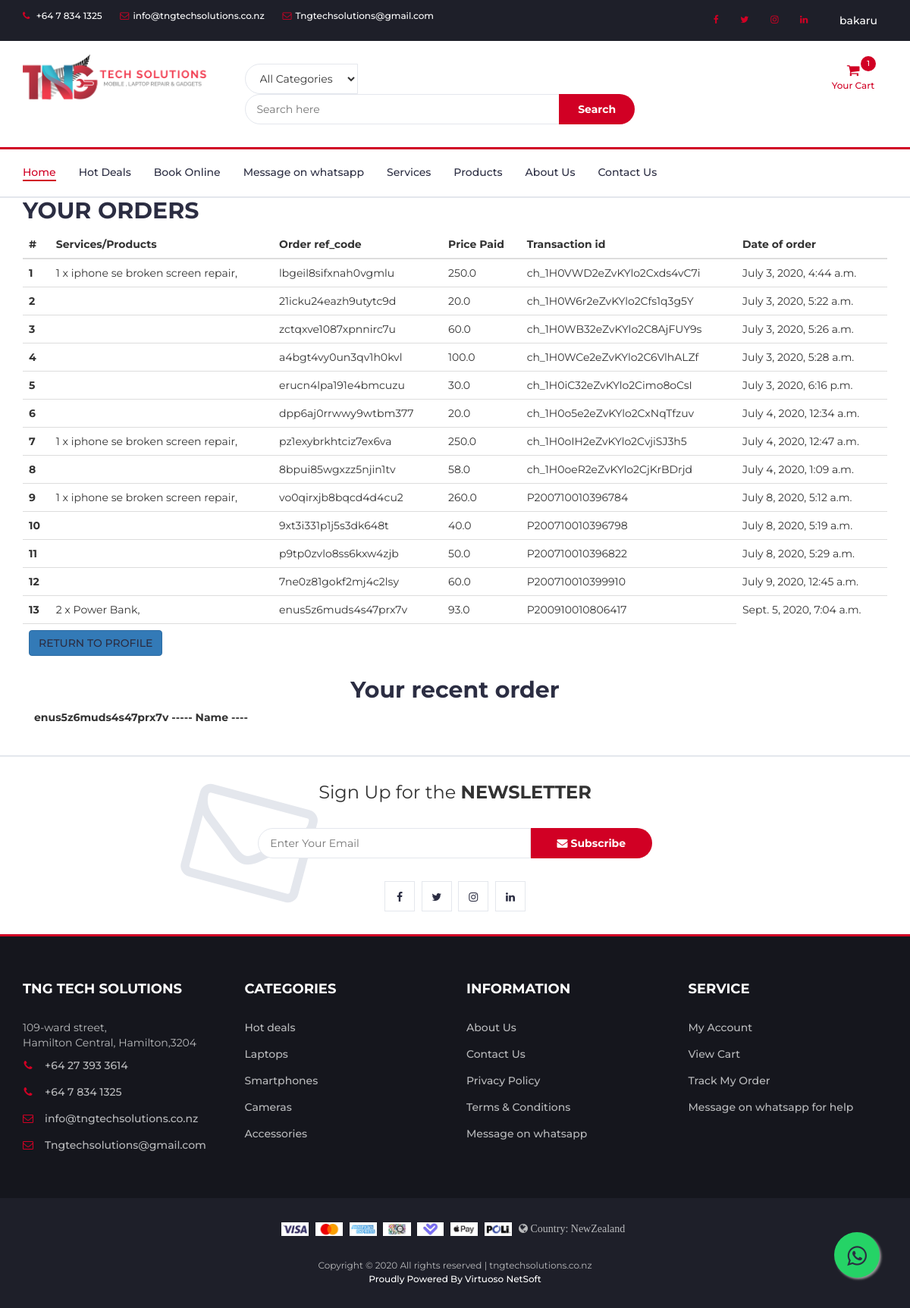
The app's page /view-orders/ (signed in) with its own data.
### prod/models.py (models this page shows, shortened)
class Order(models.Model):
    user=models.ForeignKey(User,on_delete=models.CASCADE)
    ref_code=models.CharField(max_length=20,blank=True,null=True)
    tngproduct=models.ManyToManyField(OrderItem)
    ordered=models.BooleanField(default=False)
    start_date=models.DateTimeField(default=timezone.now)
    ordered_date=models.DateTimeField()
    shipping_address=models.ForeignKey('Address',related_name='shipping_address',on_delete=models.SET_NULL,blank=True,null=True)
    billing_address=models.ForeignKey('Address',related_name='billing_address',on_delete=models.SET_NULL,blank=True,null=True)
    payment=models.ForeignKey('Payment',on_delete=models.SET_NULL,blank=True,null=True)
    coupon = models.ForeignKey('Coupon',on_delete=models.SET_NULL,blank=True,null=True)
    being_delivered=models.BooleanField(default=False)
    received=models.BooleanField(default=False)
    refund_requested=models.BooleanField(default=False)
    refund_granted=models.BooleanField(default=False)

class OrderItem(models.Model):
    user=models.ForeignKey(User,on_delete=models.CASCADE)
    ordered=models.BooleanField(default=False)
    tngproducts=models.ForeignKey(TngProducts,on_delete=models.CASCADE,default='')
    quantity=models.IntegerField(default=1)

class TngProducts(models.Model):
    CATEGORY_CHOICES=(
        ('MA','Mobile Accessories'),
        ('LA','Laptop Accessories'),
        ('TA','Tablet Accessories'),
        ('EG','Electronic Gadgets'),
        ('NA','Latest Accessories'),
        ('MR','Mobile Repair'),
        ('LR','Laptop/Computer Repair'),
        ('TR','iPad/Tablet Repair')
    )
    Name=models.CharField(max_length=100)
    Details=models.TextField()
    Additional_Details=models.TextField(blank=True,null=True)
    Price=models.FloatField()
    Discount_Price=models.FloatField(blank=True,null=True)
    category=models.CharField(max_length=2,choices=CATEGORY_CHOICES,default='A')
    subcategory = models.CharField(max_length = 100,default='none')
    brand = models.CharField(max_length = 50,default='none')
    model = models.CharField(max_length = 100,default='none')
    label=models.CharField(max_length=1,choices=LABEL_CHOICES,default='R')
    slug=models.SlugField(unique = True)
    image=models.ImageField(upload_to='product_pics')
    image1=models.ImageField(null=True,blank=True,upload_to='product_pics')
    image2=models.ImageField(null=True,blank=True,upload_to='product_pics')
    image3=models.ImageField(null=True,blank=True,upload_to='product_pics')
    image4=models.ImageField(null=True,blank=True,upload_to='product_pics')
    """ def save(self,*args,**kwargs):
        self.slug = slugify(''.join(random.choices(string.ascii_lowercase + string.digits, k=6)))
        super(TngProducts,self).save(self,*args,**kwargs) """
    class Meta:
        verbose_name_plural = 'Products'

class Payment(models.Model):
    stripe_charge_id = models.CharField(max_length=50)
    user=models.ForeignKey(User,on_delete=models.SET_NULL,blank=True,null=True)
    amount=models.FloatField()
    timestamp=models.DateTimeField(default=timezone.now)

### prod/views.py (the view)
# urls.py: path('view-orders/',ob.vieworder,name='vieworders'),
@login_required
def vieworder(request):
    order_qs=Order.objects.filter(user=request.user,ordered=True)
    rct = order_qs.last()
    if order_qs.exists():
        context={
            'object':order_qs,
            'rct':rct
        }
    else:
        messages.warning(request,f'You do not have an order')
        context={
            'object':order_qs
        }
    return render(request,'prod/view-orders.html',context)

### prod/templates/prod/view-orders.html (shortened to what this page needs)
{% extends "prod/base.html" %}
{% block content %}
<div class="table-responsive">
  <h2>YOUR ORDERS</h2>
  <table class="table">
    <thead>
      <tr>
        <th scope="col">#</th>
        <th scope="col">Services/Products</th>
        <th scope="col">Order ref_code</th>
        <th scope="col">Price Paid</th>
        <th scope="col">Transaction id</th>
        <th scope="col">Date of order</th>
      </tr>
    </thead>
    <tbody>
      {% for order_item in object.all %}
      <tr>
        <th scope="row">{{ forloop.counter }}</th>
        <td>
          {% for oi in order_item.tngproduct.all %}
            {{ oi.quantity }} x {{ oi.tngproducts.Name }},
          {% endfor %}
        </td>
        <td>{{ order_item.ref_code }}</td>
        <td>{{ order_item.payment.amount }}</td>
        <td>{{ order_item.payment.stripe_charge_id }}</td>
        <td>{{ order_item.ordered_date }}</td>
      </tr>
      {% endfor %}
      <tr>
        <td colspan="5">
          <a href="{% url 'profile' %}" class='btn btn-primary float-right'>RETURN TO PROFILE</a>
        </td>
      </tr>
    </tbody>
  </table>
  <div class="container-fluid mt-3 mb-3 pt-2">
    <h2 class="text-center mb-2">Your recent order</h2>
    <p><strong> {{ rct.ref_code }} ----- Name ----  </strong></p>
  </div>
</div>
{% endblock content %}

### prod/templates/prod/base.html (shortened to what this page needs)
{% load static %}
{% load cart_template_tags %}
<!DOCTYPE html>
<html lang="en">
<head>
	<link type="text/css" rel="stylesheet" href="{% static 'prod/css/bootstrap.min.css' %}" />
	<link type="text/css" rel="stylesheet" href="{% static 'prod/css/slick.css' %}" />
	<link type="text/css" rel="stylesheet" href="{% static 'prod/css/slick-theme.css' %}" />
	<link type="text/css" rel="stylesheet" href="{% static 'prod/css/nouislider.min.css' %}" />
	<link rel="stylesheet" href="{% static 'prod/css/font-awesome.min.css' %}">
	<link type="text/css" rel="stylesheet" href="{% static 'prod/css/style.css' %}" />
</head>
<body>
	<section>
	<header>
		<div id="top-header">
			<div class="container">
				<ul class="header-links pull-left">
					<li><a href="tel:+64 7 834 1325"><i class="fa fa-phone"></i> +64 7 834 1325</a></li>
					<li><a href="mailto:info@tngtechsolutions.co.nz"><i
								class="fa fa-envelope-o"></i>info@tngtechsolutions.co.nz</a></li>
					<li><a href="mailto:Tngtechsolutions@gmail.com"><i class="fa fa-envelope-o"></i>Tngtechsolutions@gmail.com</a></li>
				</ul>
				<ul class="header-links pull-right">
					<li class="nav-item">
						<a href="https://www.facebook.com/tngtechsolutions/" class="nav-link waves-effect"
							target="_blank" rel="noopener">
							<i class="fa fa-facebook"></i>
						</a>
					</li>
					<li class="nav-item">
						<a href="https://twitter.com/tng_tech" class="nav-link waves-effect" target="_blank" rel="noopener">
							<i class="fa fa-twitter"></i>
						</a>
					</li>
					<li class="nav-item">
						<a href="https://www.instagram.com/tngtech.nz/" class="nav-link waves-effect" target="_blank" rel="noopener">
							<i class="fa fa-instagram"></i>
						</a>
					</li>
					<li class="nav-item">
						<a href="https://www.linkedin.com/company/tng-tech-solutions/" class="nav-link waves-effect"
							target="_blank" rel="noopener">
							<i class="fa fa-linkedin"></i>
						</a>
					</li>
					{% if user.is_authenticated %}
					<li class="nav-item dropdown">
						<div class="dropdown show">
							<a class="btn dropdown-toggle" href="#" role="button" id="dropdownMenuLink"
								data-toggle="dropdown" aria-haspopup="true" aria-expanded="false">
								{{ user.username }}
							</a>
						</div>
					</li>
					{% endif %}
				</ul>
			</div>
		</div>
		<div id="header">
			<div class="container">
				<div class="row">
					<div class="col-md-3">
						<div class="header-logo">
							<a href="{% url 'homie' %}" class="logo">
								<img src="{% static 'prod/img/logo-black.png' %}" alt="" style="width:250px;">
							</a>
						</div>
					</div>
					<div class="col-md-6">
						<div class="header-search">
							<form method="get" action="{% url 'searchprod' %}">
								<select class="input-select">
									<option value="0">All Categories</option>
								</select>
								<input class="input" type="text" name="search" placeholder="Search here">
								<button class="search-btn" type="submit">Search</button>
							</form>
						</div>
					</div>
					<div class="col-md-3 clearfix">
						<div class="header-ctn">
							{% if user.is_authenticated %}
							<div class="dropdown">
								<a href="{% url 'order-summary' %}" aria-expanded="true">
									<i class="fa fa-shopping-cart"></i>
									<span>Your Cart</span>
									{% if request.user|cart_item_count != 0 %}
									<div class="qty">{{ request.user|cart_item_count }}</div>
									{% endif %}
								</a>
							</div>
							{% endif %}
						</div>
					</div>
				</div>
			</div>
		</div>
	</header>
	<nav id="navigation">
		<div class="container">
			<div id="responsive-nav">
				<ul class="main-nav nav navbar-nav">
					<li class="active"><a href="{% url 'homie' %}">Home</a></li>
					<li><a href="#">Hot Deals</a></li>
					<li><a href="/online-booking/nan/">Book Online</a></li>
					<li><a href="https://wa.me/message/X66SOD5VCXEAF1">Message on whatsapp</a></li>
					<li><a href="/serv-prod/serv/">Services</a></li>
					<li><a href="/serv-prod/prdcts/">Products</a></li>
					<li><a href="{% url 'about' %}">About Us</a></li>
					<li><a href="{% url 'contact' %}">Contact Us</a></li>
				</ul>
			</div>
		</div>
	</nav>
	<main class="mt-5 pt-4">
		<div class="container dark-grey-text mt-5">
			{% block content  %}
			{% endblock content %}
		 </div>
	</main>
	<div id="newsletter" class="section">
		<div class="container">
			<div class="row">
				<div class="col-md-12">
					<div class="newsletter">
						<p>Sign Up for the <strong>NEWSLETTER</strong></p>
						<form method="POST" action="{% url 'homenews' %}">
							<input class="input" name="email" type="email" placeholder="Enter Your Email">
							<button class="newsletter-btn" type="submit"><i class="fa fa-envelope"></i>
								Subscribe</button>
						</form>
						<ul class="newsletter-follow">
							<li>
								<a href="https://www.facebook.com/tngtechsolutions/" target="_blank"><i
										class="fa fa-facebook"></i></a>
							</li>
							<li>
								<a href="https://twitter.com/tng_tech" target="_blank"><i class="fa fa-twitter"></i></a>
							</li>
							<li>
								<a href="https://www.instagram.com/tngtech.nz/" target="_blank"><i
										class="fa fa-instagram"></i></a>
							</li>
							<li>
								<a href="https://www.linkedin.com/company/tng-tech-solutions/" target="_blank"><i
										class="fa fa-linkedin"></i></a>
							</li>
						</ul>
					</div>
				</div>
			</div>
		</div>
	</div>
	<a href="https://wa.me/message/X66SOD5VCXEAF1" class="float" target="_blank" rel="noopener">
		<i class="fa fa-whatsapp" aria-hidden="true" style="margin-top: 16px;"></i>
		</a>
	<footer id="footer">
		<div class="section">
			<div class="container">
				<div class="row">
					<div class="col-md-3 col-xs-6">
						<div class="footer">
							<h3 class="footer-title">TNG Tech Solutions</h3>
							<p>109-ward street,<br> Hamilton Central, Hamilton,3204</p>
							<ul class="footer-links">
								<li><a href="tel:+64 27 393 3614"><i class="fa fa-phone"></i>+64 27 393 3614</a></li>
								<li><a href="tel:+64 7 834 1325"><i class="fa fa-phone"></i>+64 7 834 1325</a></li>
								<li><a href="mailto:info@tngtechsolutions.co.nz"><i
											class="fa fa-envelope-o"></i>info@tngtechsolutions.co.nz</a></li>
								<li><a href="mailto:Tngtechsolutions@gmail.com"><i class="fa fa-envelope-o"></i>Tngtechsolutions@gmail.com</a></li>
							</ul>
						</div>
					</div>
					<div class="col-md-3 col-xs-6">
						<div class="footer">
							<h3 class="footer-title">Categories</h3>
							<ul class="footer-links">
								<li><a href="#">Hot deals</a></li>
								<li><a href="#">Laptops</a></li>
								<li><a href="#">Smartphones</a></li>
								<li><a href="#">Cameras</a></li>
								<li><a href="#">Accessories</a></li>
							</ul>
						</div>
					</div>
					<div class="col-md-3 col-xs-6">
						<div class="footer">
							<h3 class="footer-title">Information</h3>
							<ul class="footer-links">
								<li><a href="{% url 'about' %}">About Us</a></li>
								<li><a href="{% url 'contact' %}">Contact Us</a></li>
								<li><a href="{% url 'privacy' %}">Privacy Policy</a></li>
								<li><a href="{% url 'tandc' %}">Terms & Conditions</a></li>
								<li><a href="https://wa.me/message/X66SOD5VCXEAF1">Message on whatsapp</a></li>
							</ul>
						</div>
					</div>
					<div class="col-md-3 col-xs-6">
						<div class="footer">
							<h3 class="footer-title">Service</h3>
							<ul class="footer-links">
								<li><a href="{% url 'profile' %}">My Account</a></li>
								<li><a href="/order-summary/">View Cart</a></li>
								<li><a href="#">Track My Order</a></li>
								<li><a href="https://wa.me/message/X66SOD5VCXEAF1">Message on whatsapp for help</a></li>
							</ul>
						</div>
					</div>
				</div>
			</div>
		</div>
		<div id="bottom-footer" class="section">
			<div class="container">
				<div class="row">
					<div class="col-md-12 text-center">
						<ul class="footer-payments">
							<li><img src="{% static 'prod/img/visa.jpg' %}" alt="" style="height: 18px;"></li>
							<li><img src="{% static 'prod/img/mastercard.jpg' %}" alt="" style="height: 18px;"></li>
							<li><img src="{% static 'prod/img/american-express.jpg' %}" alt="" style="height: 18px;"></li>
							<li><img src="{% static 'prod/img/qcard.jpg' %}" alt="" style="height: 18px;"></li>
							<li><img src="{% static 'prod/img/laybuy.jpg' %}" alt="" style="height: 18px;"></li>
							<li><img src="{% static 'prod/img/apple-pay.jpg' %}" alt="" style="height: 18px;"></li>
							<li><img src="{% static 'prod/img/poli.jpg' %}" alt="" style="height: 18px;"></li>
							<li class="ml-4">  <i class="fa fa-globe"> Country: NewZealand</i></li>
						</ul>
						<span class="copyright">
							Copyright &copy;
							<script>document.write(new Date().getFullYear());</script> All rights reserved |
							tngtechsolutions.co.nz <br> <a href="https://www.virtuosonetsoft.com/contact.php" target="_blank" style="color: white;" rel="noopener">
								Proudly Powered By Virtuoso NetSoft</a>
						</span>
					</div>
				</div>
			</div>
		</div>
	</footer>
	</section>
</body>
</html>

### records on screen
Order: ref_code "lbgeil8sifxnah0vgmlu", payment.amount "250.0", payment.stripe_charge_id "ch_1H0VWD2eZvKYlo2Cxds4vC7i", ordered_date "July 3, 2020, 4:44 a.m."
OrderItem: quantity "1", tngproducts.Name "iphone se broken screen repair"
Order: ref_code "21icku24eazh9utytc9d", payment.amount "20.0", payment.stripe_charge_id "ch_1H0W6r2eZvKYlo2Cfs1q3g5Y", ordered_date "July 3, 2020, 5:22 a.m."
Order: ref_code "zctqxve1087xpnnirc7u", payment.amount "60.0", payment.stripe_charge_id "ch_1H0WB32eZvKYlo2C8AjFUY9s", ordered_date "July 3, 2020, 5:26 a.m."
Order: ref_code "a4bgt4vy0un3qv1h0kvl", payment.amount "100.0", payment.stripe_charge_id "ch_1H0WCe2eZvKYlo2C6VlhALZf", ordered_date "July 3, 2020, 5:28 a.m."
Order: ref_code "erucn4lpa191e4bmcuzu", payment.amount "30.0", payment.stripe_charge_id "ch_1H0iC32eZvKYlo2Cimo8oCsI", ordered_date "July 3, 2020, 6:16 p.m."
Order: ref_code "dpp6aj0rrwwy9wtbm377", payment.amount "20.0", payment.stripe_charge_id "ch_1H0o5e2eZvKYlo2CxNqTfzuv", ordered_date "July 4, 2020, 12:34 a.m."
Order: ref_code "pz1exybrkhtciz7ex6va", payment.amount "250.0", payment.stripe_charge_id "ch_1H0oIH2eZvKYlo2CvjiSJ3h5", ordered_date "July 4, 2020, 12:47 a.m."
OrderItem: quantity "1", tngproducts.Name "iphone se broken screen repair"
Order: ref_code "8bpui85wgxzz5njin1tv", payment.amount "58.0", payment.stripe_charge_id "ch_1H0oeR2eZvKYlo2CjKrBDrjd", ordered_date "July 4, 2020, 1:09 a.m."
Order: ref_code "vo0qirxjb8bqcd4d4cu2", payment.amount "260.0", payment.stripe_charge_id "P200710010396784", ordered_date "July 8, 2020, 5:12 a.m."
OrderItem: quantity "1", tngproducts.Name "iphone se broken screen repair"
Order: ref_code "9xt3i331p1j5s3dk648t", payment.amount "40.0", payment.stripe_charge_id "P200710010396798", ordered_date "July 8, 2020, 5:19 a.m."
Order: ref_code "p9tp0zvlo8ss6kxw4zjb", payment.amount "50.0", payment.stripe_charge_id "P200710010396822", ordered_date "July 8, 2020, 5:29 a.m."
Order: ref_code "7ne0z81gokf2mj4c2lsy", payment.amount "60.0", payment.stripe_charge_id "P200710010399910", ordered_date "July 9, 2020, 12:45 a.m."
Order: ref_code "enus5z6muds4s47prx7v", payment.amount "93.0", payment.stripe_charge_id "P200910010806417", ordered_date "Sept. 5, 2020, 7:04 a.m."
OrderItem: quantity "2", tngproducts.Name "Power Bank"

### other values on screen
{{ user.username }} "bakaru"
{{ request.user|cart_item_count }} "1"
